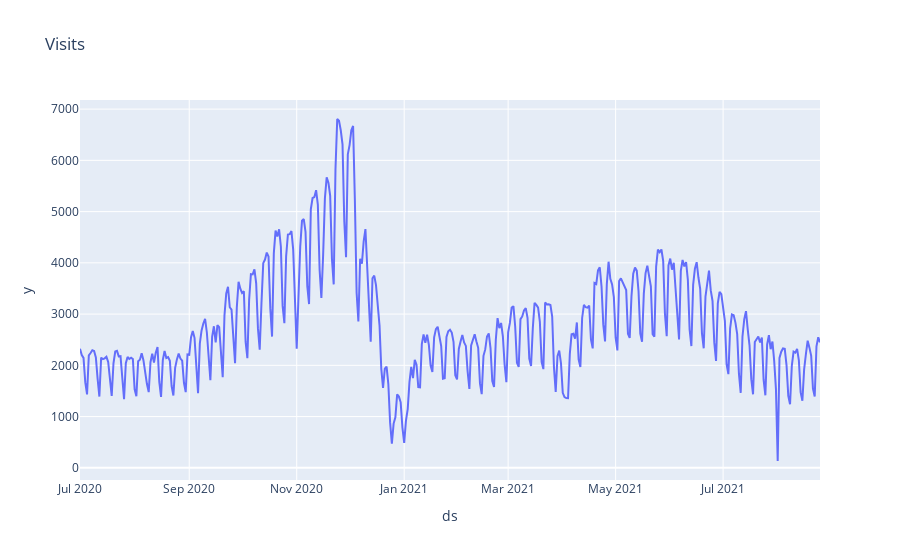

Notebook code cell kept with this figure:
### Code cell
# let's plot the timeseries
fig = px.line(df, x = 'ds', y = 'y', title='Visits')
fig.show()

### Figure 1 — Plotly figure (JSON) as saved in the notebook; plotly's stock layout.template omitted (floating-point values rounded to 4 significant figures; data arrays with more than 128 entries replaced by an {"elided": "..."} marker saying what was removed)
{"data": [{"hovertemplate": "ds=%{x}<br>y=%{y}<extra></extra>", "legendgroup": "", "line": {"color": "#636efa", "dash": "solid"}, "marker": {"symbol": "circle"}, "mode": "lines", "name": "", "orientation": "v", "showlegend": false, "type": "scatter", "x": {"elided": "421 str values"}, "xaxis": "x", "y": {"elided": "421 int values"}, "yaxis": "y"}], "layout": {"legend": {"tracegroupgap": 0}, "title": {"text": "Visits"}, "xaxis": {"anchor": "y", "domain": [0, 1], "title": {"text": "ds"}}, "yaxis": {"anchor": "x", "domain": [0, 1], "title": {"text": "y"}}}}
